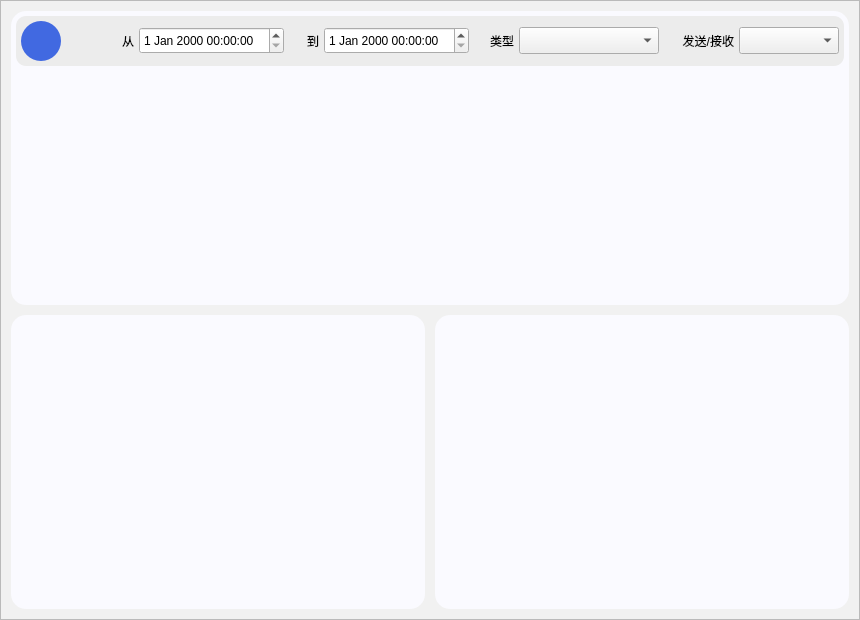
<?xml version="1.0" encoding="UTF-8"?>
<ui version="4.0">
 <class>QPacketForm</class>
 <widget class="QWidget" name="QPacketForm">
  <property name="geometry">
   <rect>
    <x>0</x>
    <y>0</y>
    <width>860</width>
    <height>620</height>
   </rect>
  </property>
  <property name="sizePolicy">
   <sizepolicy hsizetype="Preferred" vsizetype="Preferred">
    <horstretch>0</horstretch>
    <verstretch>0</verstretch>
   </sizepolicy>
  </property>
  <property name="windowTitle">
   <string>Form</string>
  </property>
  <property name="styleSheet">
   <string notr="true">#mainContainer {
background-color:#f1f1f1;
}

#frame {
background-color:#fafaff;
border:none;
border-radius:15px;
}

#frame_2 {
background-color:#fafaff;
border:none;
border-radius:15px;
}

#frame_3 {
background-color:#fafaff;
border:none;
border-radius:15px;
}

QLabel {
color:#000000;
}

QGroupBox {
background-color: #ececec;
border:none;
border-radius:10px;
}

QTableView {	
background-color: transparent;
alternate-background-color:#fffaf0;
}

QTableView::item{
height:30px;
gridline-color: transparent;
color:#000000;
}

QTableView::item:selected
{
background-color:#4169e1;
color:#fafaff;
}

QTableView::horizontalHeader {	
	background-color: #3260a6;
}

QTreeView {
	background-color: transparent;
}

QTreeView::item{
height:27px;
color:#000000;
}

QTreeView::item:selected
{
background-color:#4169e1;
color:#fafaff;
}

QTreeView::horizontalHeader {	
background-color: #3260a6;
}

QHeaderView::section{
background-color: #3260a6;
max-width: 30px;
border: 1px solid rgb(44, 49, 58);
border-style: none;
border-bottom: 1px solid rgb(44, 49, 60);
border-right: 1px solid rgb(44, 49, 60);
}

QHeaderView::section:horizontal
{
    border: none;
	background-color: #3260a6;
	padding: 3px;
	border-top-left-radius: 7px;
    border-top-right-radius: 7px;
color:#fafaff;
}

QTextBrowser {
background-color:transparent;
border:none;
padding:10px;
}

#moreBtn {
background-color:#4169e1;
border:none;
border-radius:20px;
}</string>
  </property>
  <layout class="QGridLayout" name="gridLayout">
   <property name="leftMargin">
    <number>0</number>
   </property>
   <property name="topMargin">
    <number>0</number>
   </property>
   <property name="rightMargin">
    <number>0</number>
   </property>
   <property name="bottomMargin">
    <number>0</number>
   </property>
   <property name="spacing">
    <number>10</number>
   </property>
   <item row="2" column="1">
    <widget class="QFrame" name="mainContainer">
     <property name="frameShape">
      <enum>QFrame::StyledPanel</enum>
     </property>
     <property name="frameShadow">
      <enum>QFrame::Raised</enum>
     </property>
     <layout class="QGridLayout" name="gridLayout_2">
      <property name="leftMargin">
       <number>10</number>
      </property>
      <property name="topMargin">
       <number>10</number>
      </property>
      <property name="rightMargin">
       <number>10</number>
      </property>
      <property name="bottomMargin">
       <number>10</number>
      </property>
      <property name="spacing">
       <number>10</number>
      </property>
      <item row="1" column="1">
       <widget class="QFrame" name="frame_3">
        <property name="frameShape">
         <enum>QFrame::StyledPanel</enum>
        </property>
        <property name="frameShadow">
         <enum>QFrame::Raised</enum>
        </property>
        <layout class="QHBoxLayout" name="horizontalLayout_3">
         <item>
          <widget class="QTextBrowser" name="textBrowser">
           <property name="font">
            <font>
             <family>Lucida Sans Typewriter</family>
             <pointsize>11</pointsize>
            </font>
           </property>
           <property name="frameShape">
            <enum>QFrame::NoFrame</enum>
           </property>
          </widget>
         </item>
        </layout>
       </widget>
      </item>
      <item row="1" column="0">
       <widget class="QFrame" name="frame_2">
        <property name="frameShape">
         <enum>QFrame::StyledPanel</enum>
        </property>
        <property name="frameShadow">
         <enum>QFrame::Raised</enum>
        </property>
        <layout class="QHBoxLayout" name="horizontalLayout_2">
         <item>
          <widget class="QTreeView" name="treeView">
           <property name="frameShape">
            <enum>QFrame::NoFrame</enum>
           </property>
           <property name="editTriggers">
            <set>QAbstractItemView::NoEditTriggers</set>
           </property>
           <attribute name="headerDefaultSectionSize">
            <number>180</number>
           </attribute>
          </widget>
         </item>
        </layout>
       </widget>
      </item>
      <item row="0" column="0" colspan="2">
       <widget class="QFrame" name="frame">
        <property name="maximumSize">
         <size>
          <width>16777215</width>
          <height>16777215</height>
         </size>
        </property>
        <property name="frameShape">
         <enum>QFrame::StyledPanel</enum>
        </property>
        <property name="frameShadow">
         <enum>QFrame::Raised</enum>
        </property>
        <layout class="QVBoxLayout" name="verticalLayout">
         <property name="spacing">
          <number>5</number>
         </property>
         <property name="leftMargin">
          <number>5</number>
         </property>
         <property name="topMargin">
          <number>5</number>
         </property>
         <property name="rightMargin">
          <number>5</number>
         </property>
         <property name="bottomMargin">
          <number>5</number>
         </property>
         <item alignment="Qt::AlignTop">
          <widget class="QGroupBox" name="groupBox">
           <property name="maximumSize">
            <size>
             <width>16777215</width>
             <height>70</height>
            </size>
           </property>
           <property name="title">
            <string/>
           </property>
           <layout class="QHBoxLayout" name="horizontalLayout">
            <property name="spacing">
             <number>5</number>
            </property>
            <property name="leftMargin">
             <number>5</number>
            </property>
            <property name="topMargin">
             <number>5</number>
            </property>
            <property name="rightMargin">
             <number>5</number>
            </property>
            <property name="bottomMargin">
             <number>5</number>
            </property>
            <item alignment="Qt::AlignLeft">
             <widget class="QPushButton" name="moreBtn">
              <property name="minimumSize">
               <size>
                <width>40</width>
                <height>40</height>
               </size>
              </property>
              <property name="maximumSize">
               <size>
                <width>40</width>
                <height>40</height>
               </size>
              </property>
              <property name="toolTip">
               <string>显示当前报文解析模式和解析长度配置</string>
              </property>
              <property name="text">
               <string/>
              </property>
              <property name="icon">
               <iconset resource="resource.qrc">
                <normaloff>:/icons/icons/original_svg/plus.svg</normaloff>:/icons/icons/original_svg/plus.svg</iconset>
              </property>
              <property name="iconSize">
               <size>
                <width>36</width>
                <height>36</height>
               </size>
              </property>
             </widget>
            </item>
            <item>
             <widget class="QLabel" name="label">
              <property name="maximumSize">
               <size>
                <width>30</width>
                <height>16777215</height>
               </size>
              </property>
              <property name="text">
               <string>从</string>
              </property>
              <property name="alignment">
               <set>Qt::AlignRight|Qt::AlignTrailing|Qt::AlignVCenter</set>
              </property>
             </widget>
            </item>
            <item>
             <widget class="QDateTimeEdit" name="fromDateTime">
              <property name="minimumSize">
               <size>
                <width>120</width>
                <height>0</height>
               </size>
              </property>
              <property name="maximumSize">
               <size>
                <width>150</width>
                <height>27</height>
               </size>
              </property>
              <property name="toolTip">
               <string>开始时间过滤</string>
              </property>
             </widget>
            </item>
            <item>
             <widget class="QLabel" name="label_2">
              <property name="maximumSize">
               <size>
                <width>30</width>
                <height>16777215</height>
               </size>
              </property>
              <property name="text">
               <string>到</string>
              </property>
              <property name="alignment">
               <set>Qt::AlignRight|Qt::AlignTrailing|Qt::AlignVCenter</set>
              </property>
             </widget>
            </item>
            <item>
             <widget class="QDateTimeEdit" name="toDateTime">
              <property name="minimumSize">
               <size>
                <width>0</width>
                <height>0</height>
               </size>
              </property>
              <property name="maximumSize">
               <size>
                <width>150</width>
                <height>27</height>
               </size>
              </property>
              <property name="toolTip">
               <string>结束时间过滤</string>
              </property>
             </widget>
            </item>
            <item>
             <widget class="QLabel" name="label_3">
              <property name="maximumSize">
               <size>
                <width>40</width>
                <height>16777215</height>
               </size>
              </property>
              <property name="text">
               <string>类型</string>
              </property>
              <property name="alignment">
               <set>Qt::AlignRight|Qt::AlignTrailing|Qt::AlignVCenter</set>
              </property>
             </widget>
            </item>
            <item>
             <widget class="QComboBox" name="typeCombo">
              <property name="minimumSize">
               <size>
                <width>140</width>
                <height>0</height>
               </size>
              </property>
              <property name="maximumSize">
               <size>
                <width>200</width>
                <height>27</height>
               </size>
              </property>
              <property name="toolTip">
               <string>报文类型过滤</string>
              </property>
             </widget>
            </item>
            <item>
             <widget class="QLabel" name="label_4">
              <property name="maximumSize">
               <size>
                <width>70</width>
                <height>16777215</height>
               </size>
              </property>
              <property name="text">
               <string>发送/接收</string>
              </property>
              <property name="alignment">
               <set>Qt::AlignRight|Qt::AlignTrailing|Qt::AlignVCenter</set>
              </property>
             </widget>
            </item>
            <item>
             <widget class="QComboBox" name="sendCombo">
              <property name="minimumSize">
               <size>
                <width>100</width>
                <height>0</height>
               </size>
              </property>
              <property name="maximumSize">
               <size>
                <width>100</width>
                <height>27</height>
               </size>
              </property>
              <property name="toolTip">
               <string>接收或发送报文过滤</string>
              </property>
             </widget>
            </item>
           </layout>
          </widget>
         </item>
         <item>
          <widget class="QTableView" name="tableView">
           <property name="frameShape">
            <enum>QFrame::NoFrame</enum>
           </property>
           <property name="horizontalScrollBarPolicy">
            <enum>Qt::ScrollBarAlwaysOff</enum>
           </property>
           <property name="editTriggers">
            <set>QAbstractItemView::NoEditTriggers</set>
           </property>
           <property name="alternatingRowColors">
            <bool>true</bool>
           </property>
           <property name="selectionBehavior">
            <enum>QAbstractItemView::SelectRows</enum>
           </property>
           <property name="showGrid">
            <bool>false</bool>
           </property>
           <attribute name="verticalHeaderVisible">
            <bool>false</bool>
           </attribute>
          </widget>
         </item>
        </layout>
       </widget>
      </item>
     </layout>
    </widget>
   </item>
  </layout>
 </widget>
 <resources>
  <include location="resource.qrc"/>
 </resources>
 <connections/>
</ui>
